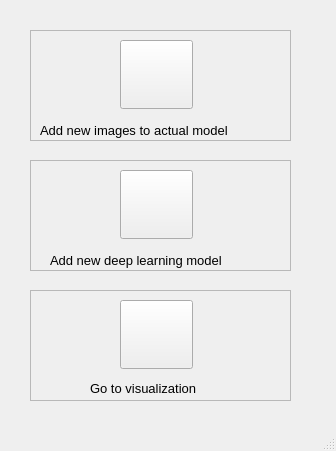
<?xml version="1.0" encoding="UTF-8"?>
<ui version="4.0">
 <class>AdminWindow</class>
 <widget class="QMainWindow" name="AdminWindow">
  <property name="geometry">
   <rect>
    <x>0</x>
    <y>0</y>
    <width>336</width>
    <height>451</height>
   </rect>
  </property>
  <property name="windowTitle">
   <string>MainWindow</string>
  </property>
  <widget class="QWidget" name="centralwidget">
   <widget class="QFrame" name="images_widget">
    <property name="geometry">
     <rect>
      <x>30</x>
      <y>30</y>
      <width>261</width>
      <height>111</height>
     </rect>
    </property>
    <property name="frameShape">
     <enum>QFrame::StyledPanel</enum>
    </property>
    <property name="frameShadow">
     <enum>QFrame::Raised</enum>
    </property>
    <widget class="QPushButton" name="images_button">
     <property name="geometry">
      <rect>
       <x>90</x>
       <y>10</y>
       <width>73</width>
       <height>69</height>
      </rect>
     </property>
     <property name="text">
      <string/>
     </property>
     <property name="icon">
      <iconset>
       <normaloff>resources/plus.png</normaloff>resources/plus.png</iconset>
     </property>
     <property name="iconSize">
      <size>
       <width>60</width>
       <height>60</height>
      </size>
     </property>
    </widget>
    <widget class="QLabel" name="images_label">
     <property name="geometry">
      <rect>
       <x>10</x>
       <y>90</y>
       <width>251</width>
       <height>21</height>
      </rect>
     </property>
     <property name="font">
      <font>
       <pointsize>10</pointsize>
      </font>
     </property>
     <property name="text">
      <string>Add new images to actual model</string>
     </property>
    </widget>
   </widget>
   <widget class="QFrame" name="model_widget">
    <property name="geometry">
     <rect>
      <x>30</x>
      <y>160</y>
      <width>261</width>
      <height>111</height>
     </rect>
    </property>
    <property name="frameShape">
     <enum>QFrame::StyledPanel</enum>
    </property>
    <property name="frameShadow">
     <enum>QFrame::Raised</enum>
    </property>
    <widget class="QPushButton" name="model_button">
     <property name="geometry">
      <rect>
       <x>90</x>
       <y>10</y>
       <width>73</width>
       <height>69</height>
      </rect>
     </property>
     <property name="text">
      <string/>
     </property>
     <property name="icon">
      <iconset>
       <normaloff>resources/neural_network.png</normaloff>resources/neural_network.png</iconset>
     </property>
     <property name="iconSize">
      <size>
       <width>60</width>
       <height>60</height>
      </size>
     </property>
    </widget>
    <widget class="QLabel" name="model_label">
     <property name="geometry">
      <rect>
       <x>20</x>
       <y>90</y>
       <width>231</width>
       <height>21</height>
      </rect>
     </property>
     <property name="font">
      <font>
       <pointsize>10</pointsize>
      </font>
     </property>
     <property name="text">
      <string>Add new deep learning model</string>
     </property>
    </widget>
   </widget>
   <widget class="QFrame" name="goto_widget">
    <property name="geometry">
     <rect>
      <x>30</x>
      <y>290</y>
      <width>261</width>
      <height>111</height>
     </rect>
    </property>
    <property name="frameShape">
     <enum>QFrame::StyledPanel</enum>
    </property>
    <property name="frameShadow">
     <enum>QFrame::Raised</enum>
    </property>
    <widget class="QPushButton" name="goto_button">
     <property name="geometry">
      <rect>
       <x>90</x>
       <y>10</y>
       <width>73</width>
       <height>69</height>
      </rect>
     </property>
     <property name="text">
      <string/>
     </property>
     <property name="icon">
      <iconset>
       <normaloff>resources/right_arrow.png</normaloff>resources/right_arrow.png</iconset>
     </property>
     <property name="iconSize">
      <size>
       <width>60</width>
       <height>60</height>
      </size>
     </property>
    </widget>
    <widget class="QLabel" name="goto_label">
     <property name="geometry">
      <rect>
       <x>60</x>
       <y>90</y>
       <width>141</width>
       <height>16</height>
      </rect>
     </property>
     <property name="font">
      <font>
       <pointsize>10</pointsize>
      </font>
     </property>
     <property name="text">
      <string>Go to visualization</string>
     </property>
    </widget>
   </widget>
  </widget>
  <widget class="QMenuBar" name="menubar">
   <property name="geometry">
    <rect>
     <x>0</x>
     <y>0</y>
     <width>336</width>
     <height>26</height>
    </rect>
   </property>
  </widget>
  <widget class="QStatusBar" name="statusbar"/>
 </widget>
 <resources/>
 <connections/>
</ui>
